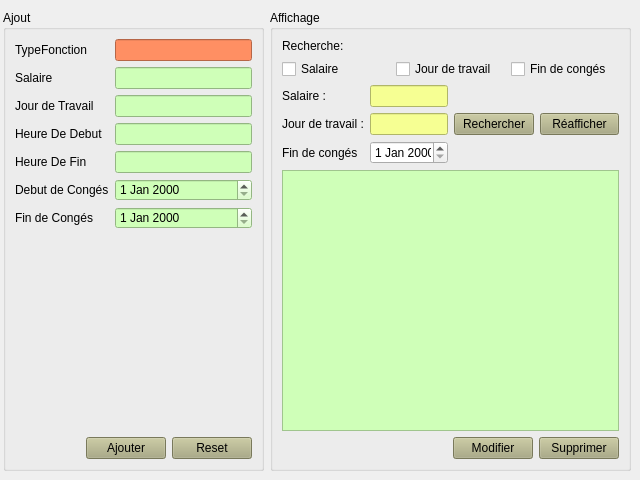
                  <widget class="QWidget" name="tab_4">
                   <attribute name="title">
                    <string>Fonction</string>
                   </attribute>
                   <widget class="QGroupBox" name="groupBox_10">
                    <property name="geometry">
                     <rect>
                      <x>3</x>
                      <y>10</y>
                      <width>261</width>
                      <height>461</height>
                     </rect>
                    </property>
                    <property name="title">
                     <string>Ajout</string>
                    </property>
                    <layout class="QVBoxLayout" name="verticalLayout_13">
                     <item>
                      <layout class="QFormLayout" name="formLayout_6">
                       <item row="0" column="0">
                        <widget class="QLabel" name="label_31">
                         <property name="text">
                          <string>TypeFonction</string>
                         </property>
                        </widget>
                       </item>
                       <item row="1" column="0">
                        <widget class="QLabel" name="label_32">
                         <property name="text">
                          <string>Salaire</string>
                         </property>
                        </widget>
                       </item>
                       <item row="1" column="1">
                        <widget class="QLineEdit" name="Salaire">
                         <property name="styleSheet">
                          <string notr="true">background-color: rgb(207, 255, 184);</string>
                         </property>
                        </widget>
                       </item>
                       <item row="2" column="0">
                        <widget class="QLabel" name="label_33">
                         <property name="text">
                          <string>Jour de Travail</string>
                         </property>
                        </widget>
                       </item>
                       <item row="2" column="1">
                        <widget class="QLineEdit" name="Jourdetravail">
                         <property name="styleSheet">
                          <string notr="true">background-color: rgb(207, 255, 184);</string>
                         </property>
                        </widget>
                       </item>
                       <item row="3" column="0">
                        <widget class="QLabel" name="label_34">
                         <property name="text">
                          <string>Heure De Debut</string>
                         </property>
                        </widget>
                       </item>
                       <item row="4" column="0">
                        <widget class="QLabel" name="label_35">
                         <property name="text">
                          <string>Heure De Fin</string>
                         </property>
                        </widget>
                       </item>
                       <item row="5" column="0">
                        <widget class="QLabel" name="label_36">
                         <property name="text">
                          <string>Debut de Congés</string>
                         </property>
                        </widget>
                       </item>
                       <item row="5" column="1">
                        <widget class="QDateEdit" name="debutdeconges">
                         <property name="styleSheet">
                          <string notr="true">background-color: rgb(207, 255, 184);</string>
                         </property>
                        </widget>
                       </item>
                       <item row="6" column="0">
                        <widget class="QLabel" name="label_37">
                         <property name="text">
                          <string>Fin de Congés</string>
                         </property>
                        </widget>
                       </item>
                       <item row="6" column="1">
                        <widget class="QDateEdit" name="findeconges">
                         <property name="styleSheet">
                          <string notr="true">background-color: rgb(207, 255, 184);</string>
                         </property>
                        </widget>
                       </item>
                       <item row="0" column="1">
                        <widget class="QLineEdit" name="TypeFonction">
                         <property name="styleSheet">
                          <string notr="true">background-color: rgb(255, 143, 99);</string>
                         </property>
                        </widget>
                       </item>
                       <item row="3" column="1">
                        <widget class="QLineEdit" name="heurededebut">
                         <property name="styleSheet">
                          <string notr="true">background-color: rgb(207, 255, 184);</string>
                         </property>
                        </widget>
                       </item>
                       <item row="4" column="1">
                        <widget class="QLineEdit" name="heuredefin">
                         <property name="styleSheet">
                          <string notr="true">background-color: rgb(207, 255, 184);</string>
                         </property>
                        </widget>
                       </item>
                      </layout>
                     </item>
                     <item>
                      <spacer name="verticalSpacer_2">
                       <property name="orientation">
                        <enum>Qt::Vertical</enum>
                       </property>
                       <property name="sizeHint" stdset="0">
                        <size>
                         <width>20</width>
                         <height>40</height>
                        </size>
                       </property>
                      </spacer>
                     </item>
                     <item>
                      <layout class="QHBoxLayout" name="horizontalLayout_23">
                       <item>
                        <spacer name="horizontalSpacer_15">
                         <property name="orientation">
                          <enum>Qt::Horizontal</enum>
                         </property>
                         <property name="sizeHint" stdset="0">
                          <size>
                           <width>40</width>
                           <height>20</height>
                          </size>
                         </property>
                        </spacer>
                       </item>
                       <item>
                        <widget class="QPushButton" name="ajouter_fonction">
                         <property name="styleSheet">
                          <string notr="true">background-color: rgb(170, 170, 127);
</string>
                         </property>
                         <property name="text">
                          <string>Ajouter</string>
                         </property>
                        </widget>
                       </item>
                       <item>
                        <widget class="QPushButton" name="resetf">
                         <property name="styleSheet">
                          <string notr="true">background-color: rgb(170, 170, 127);
</string>
                         </property>
                         <property name="text">
                          <string>Reset</string>
                         </property>
                        </widget>
                       </item>
                      </layout>
                     </item>
                    </layout>
                   </widget>
                   <widget class="QGroupBox" name="groupBox_11">
                    <property name="geometry">
                     <rect>
                      <x>270</x>
                      <y>10</y>
                      <width>361</width>
                      <height>461</height>
                     </rect>
                    </property>
                    <property name="title">
                     <string>Affichage</string>
                    </property>
                    <layout class="QVBoxLayout" name="verticalLayout_14">
                     <item>
                      <layout class="QVBoxLayout" name="verticalLayout_15">
                       <item>
                        <widget class="QLabel" name="label_38">
                         <property name="text">
                          <string>Recherche:</string>
                         </property>
                        </widget>
                       </item>
                       <item>
                        <layout class="QHBoxLayout" name="horizontalLayout_24">
                         <item>
                          <widget class="QCheckBox" name="checkBox_salaire">
                           <property name="styleSheet">
                            <string notr="true"/>
                           </property>
                           <property name="text">
                            <string>Salaire</string>
                           </property>
                          </widget>
                         </item>
                         <item>
                          <widget class="QCheckBox" name="checkBox_jourdetravail">
                           <property name="text">
                            <string>Jour de travail</string>
                           </property>
                          </widget>
                         </item>
                         <item>
                          <widget class="QCheckBox" name="checkBox_findeconge">
                           <property name="text">
                            <string>Fin de congés</string>
                           </property>
                          </widget>
                         </item>
                        </layout>
                       </item>
                       <item>
                        <layout class="QHBoxLayout" name="horizontalLayout_7">
                         <item>
                          <layout class="QFormLayout" name="formLayout_7">
                           <item row="0" column="0">
                            <widget class="QLabel" name="label_39">
                             <property name="text">
                              <string>Salaire :</string>
                             </property>
                            </widget>
                           </item>
                           <item row="0" column="1">
                            <widget class="QLineEdit" name="rech_salaire">
                             <property name="styleSheet">
                              <string notr="true">background-color: rgb(246, 255, 147);</string>
                             </property>
                            </widget>
                           </item>
                           <item row="1" column="0">
                            <widget class="QLabel" name="label_40">
                             <property name="text">
                              <string>Jour de travail :</string>
                             </property>
                            </widget>
                           </item>
                           <item row="1" column="1">
                            <widget class="QLineEdit" name="rech_jourdetravail">
                             <property name="styleSheet">
                              <string notr="true">background-color: rgb(246, 255, 147);</string>
                             </property>
                            </widget>
                           </item>
                           <item row="2" column="0">
                            <widget class="QLabel" name="label_41">
                             <property name="text">
                              <string>Fin de congés</string>
                             </property>
                            </widget>
                           </item>
                           <item row="2" column="1">
                            <widget class="QDateEdit" name="rech_findeconge"/>
                           </item>
                          </layout>
                         </item>
                         <item>
                          <layout class="QHBoxLayout" name="horizontalLayout_25">
                           <item>
                            <widget class="QPushButton" name="rechercherf">
                             <property name="styleSheet">
                              <string notr="true">background-color: rgb(170, 170, 127);</string>
                             </property>
                             <property name="text">
                              <string>Rechercher</string>
                             </property>
                            </widget>
                           </item>
                           <item>
                            <widget class="QPushButton" name="reafficherf">
                             <property name="styleSheet">
                              <string notr="true">background-color: rgb(170, 170, 127);</string>
                             </property>
                             <property name="text">
                              <string>Réafficher</string>
                             </property>
                            </widget>
                           </item>
                          </layout>
                         </item>
                        </layout>
                       </item>
                       <item>
                        <widget class="QTableView" name="affichage">
                         <property name="styleSheet">
                          <string notr="true">background-color: rgb(207, 255, 184);</string>
                         </property>
                        </widget>
                       </item>
                       <item>
                        <layout class="QHBoxLayout" name="horizontalLayout_26">
                         <item>
                          <spacer name="horizontalSpacer_16">
                           <property name="orientation">
                            <enum>Qt::Horizontal</enum>
                           </property>
                           <property name="sizeHint" stdset="0">
                            <size>
                             <width>40</width>
                             <height>20</height>
                            </size>
                           </property>
                          </spacer>
                         </item>
                         <item>
                          <widget class="QPushButton" name="MFonction">
                           <property name="enabled">
                            <bool>true</bool>
                           </property>
                           <property name="styleSheet">
                            <string notr="true">background-color: rgb(170, 170, 127);
</string>
                           </property>
                           <property name="text">
                            <string>Modifier</string>
                           </property>
                           <property name="checkable">
                            <bool>true</bool>
                           </property>
                          </widget>
                         </item>
                         <item>
                          <widget class="QPushButton" name="supprimer_fonction">
                           <property name="styleSheet">
                            <string notr="true">background-color: rgb(170, 170, 127);
</string>
                           </property>
                           <property name="text">
                            <string>Supprimer</string>
                           </property>
                          </widget>
                         </item>
                        </layout>
                       </item>
                      </layout>
                     </item>
                    </layout>
                   </widget>
                  </widget>
